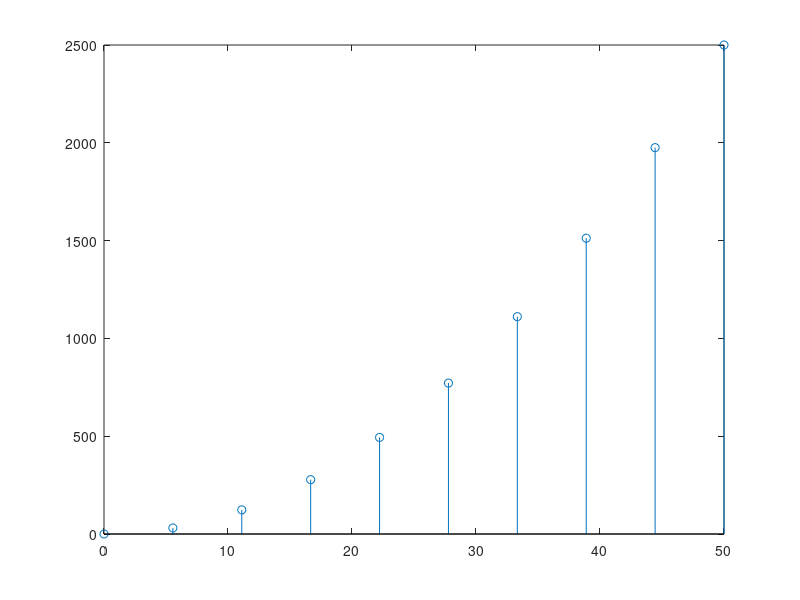

Recreate this plot in MATLAB. (Note: this script raises an error after producing the figure.)
%% Lab 1
%% Learning Basic Matlab Commands

% x = [1, 2, 3, 4];
% y = [1, 4, 9, 16];

% xlabel("X")
% ylabel("Y = X^2")
% title("Quadratic Function")
% plot(x, y)

x = linspace(0, 50, 10);
y = x.*x;

xlabel("X")
ylabel("Y = X^2")
title("Quadratic Function")
plot(x, y)

%% In discrete form
stem(x, y)

%% Create a Matrix A of size 3x4
A = [1, 2, 3, 4; 5, 6, 7, 8; 9, 10, 11, 12];
A

%% Create a Matrix of size 4x3
B = [1, 2, 3; 4, 5, 6; 7, 8, 9; 10, 11, 12];
B

%% Sum = A + B
%% Difference = B - A
Product_A_B = A * B
Product_B_A = B * A
Transpose_A = A'
Transpose_B = B'

%% For Checking Error
%% Redefine B of size 4 x 2
B = [1, 2; 3, 4; 5, 6; 7, 8];
B
Product_A_B = A * B
Product_B_A = B * A
